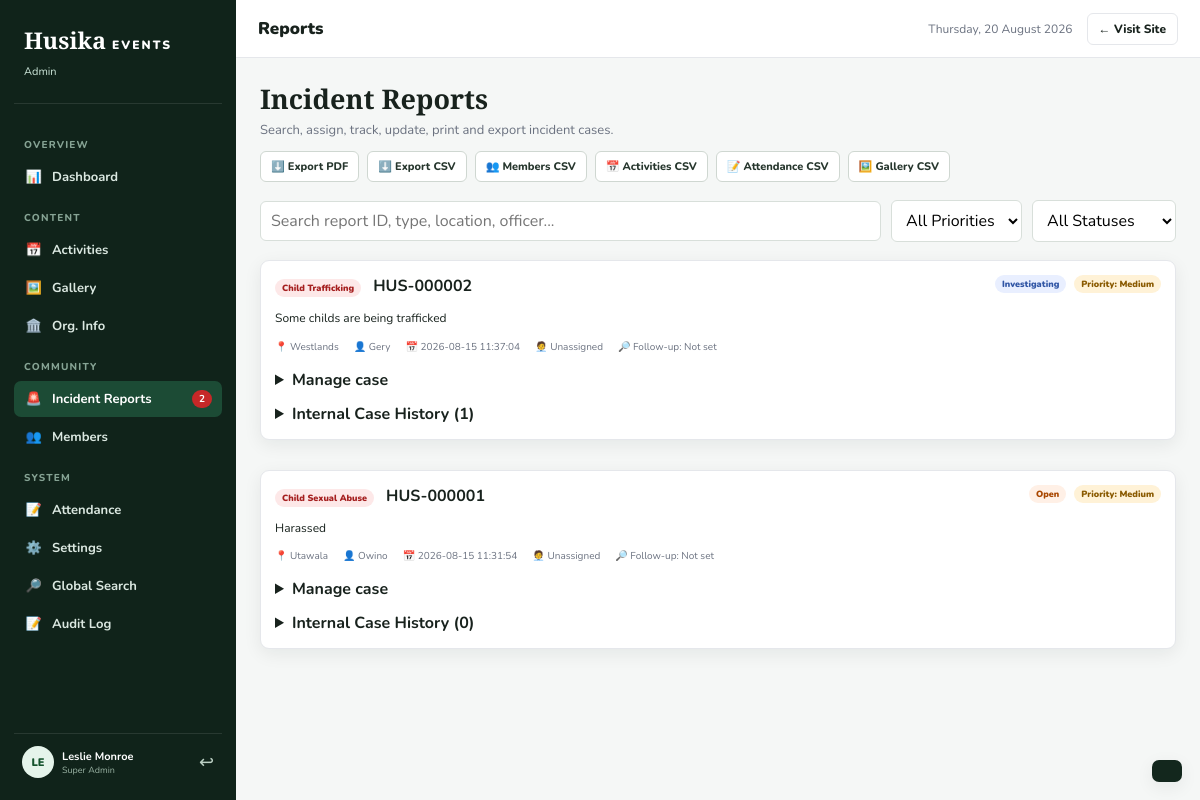
The page /admin.php?panel=reports (signed in) on the database its author committed.
### tables this page shows
CREATE TABLE reports (
            id INTEGER PRIMARY KEY AUTOINCREMENT,
            incident_type TEXT NOT NULL,
            location TEXT,
            description TEXT NOT NULL,
            reporter_name TEXT,
            phone TEXT,
            status TEXT DEFAULT 'Open',
            created_at DATETIME DEFAULT CURRENT_TIMESTAMP
        , report_number TEXT, priority TEXT DEFAULT 'Medium', assigned_officer TEXT, follow_up_date DATE, date_resolved DATETIME, admin_notes TEXT);

### admin.php (the view, shortened to what this page needs)
<?php
require_once 'database.php';
$adminName  = $_SESSION['name'] ?? 'Admin Monroe';
function e($value)
{
    return htmlspecialchars((string)$value, ENT_QUOTES, 'UTF-8');
}
try {
    $pdo->exec("CREATE TABLE IF NOT EXISTS report_history (
        id INTEGER PRIMARY KEY AUTOINCREMENT,
        report_id INTEGER NOT NULL,
        action TEXT NOT NULL,
        old_status TEXT,
        new_status TEXT,
        notes TEXT,
        changed_by INTEGER,
        created_at DATETIME DEFAULT CURRENT_TIMESTAMP
    )");
    $pdo->exec("CREATE TABLE IF NOT EXISTS attendance (
        id INTEGER PRIMARY KEY AUTOINCREMENT,
        member_id INTEGER,
        member_name TEXT NOT NULL,
        activity_id INTEGER,
        activity_title TEXT,
        attendance_date DATE NOT NULL,
        status TEXT DEFAULT 'Present',
        notes TEXT,
        created_at DATETIME DEFAULT CURRENT_TIMESTAMP
    )");
} catch (PDOException $e) {
    error_log('Husika admin migration error: ' . $e->getMessage());
}
try {
    $pdo->exec("CREATE TABLE IF NOT EXISTS site_settings (setting_key TEXT PRIMARY KEY, setting_value TEXT, updated_at DATETIME DEFAULT CURRENT_TIMESTAMP, updated_by INTEGER)");
    $pdo->exec("CREATE TABLE IF NOT EXISTS audit_log (id INTEGER PRIMARY KEY AUTOINCREMENT, admin_id INTEGER, admin_name TEXT, action TEXT NOT NULL, module TEXT, record_id INTEGER, before_value TEXT, after_value TEXT, ip_address TEXT, created_at DATETIME DEFAULT CURRENT_TIMESTAMP)");
    $pdo->exec("CREATE TABLE IF NOT EXISTS login_history (id INTEGER PRIMARY KEY AUTOINCREMENT, user_id INTEGER, email TEXT, success INTEGER DEFAULT 0, ip_address TEXT, user_agent TEXT, created_at DATETIME DEFAULT CURRENT_TIMESTAMP)");
    $pdo->exec("CREATE TABLE IF NOT EXISTS login_attempts (id INTEGER PRIMARY KEY AUTOINCREMENT, email TEXT, ip_address TEXT, attempts INTEGER DEFAULT 0, locked_until DATETIME, updated_at DATETIME DEFAULT CURRENT_TIMESTAMP)");
    $pdo->exec("CREATE TABLE IF NOT EXISTS notifications (id INTEGER PRIMARY KEY AUTOINCREMENT, user_id INTEGER, type TEXT, title TEXT, message TEXT, is_read INTEGER DEFAULT 0, created_at DATETIME DEFAULT CURRENT_TIMESTAMP)");
    $pdo->exec("CREATE TABLE IF NOT EXISTS admin_permissions (admin_id INTEGER PRIMARY KEY, permissions TEXT NOT NULL DEFAULT '{}', updated_at DATETIME DEFAULT CURRENT_TIMESTAMP)");
    $pdo->exec("CREATE TABLE IF NOT EXISTS activity_registrations (id INTEGER PRIMARY KEY AUTOINCREMENT, activity_id INTEGER NOT NULL, member_id INTEGER NOT NULL, status TEXT DEFAULT 'Registered', registered_at DATETIME DEFAULT CURRENT_TIMESTAMP, UNIQUE(activity_id, member_id))");
    $pdo->exec("CREATE TABLE IF NOT EXISTS two_factor (user_id INTEGER PRIMARY KEY, secret TEXT NOT NULL, recovery_codes TEXT, enabled_at DATETIME, updated_at DATETIME DEFAULT CURRENT_TIMESTAMP)");
    $pdo->exec("CREATE TABLE IF NOT EXISTS password_resets (id INTEGER PRIMARY KEY AUTOINCREMENT, user_id INTEGER, token_hash TEXT UNIQUE, expires_at DATETIME, used_at DATETIME, created_at DATETIME DEFAULT CURRENT_TIMESTAMP)");
    $pdo->exec("CREATE TABLE IF NOT EXISTS backup_history (id INTEGER PRIMARY KEY AUTOINCREMENT, filename TEXT, path TEXT, size INTEGER, created_by INTEGER, created_at DATETIME DEFAULT CURRENT_TIMESTAMP)");
} catch (PDOException $e) { error_log('Husika extended migration error: '.$e->getMessage()); }
$openReports = 0;
try {
    $openReports = (int)$pdo
        ->query("
            SELECT COUNT(*)
            FROM reports
            WHERE status IN ('Open', 'Under Review', 'Investigating', 'Referred')
        ")
        ->fetchColumn();
} catch (PDOException $e) {
}
$reports = [];
try {
    $stmt = $pdo->query("
        SELECT *
        FROM reports
        ORDER BY id DESC
    ");
    $reports = $stmt->fetchAll();
} catch (PDOException $e) {
    $reports = [];
}
$currentPanel = $_GET['panel'] ?? 'dashboard';
?>
<!DOCTYPE html>
<html lang="en">
<head>
    <link
        rel="stylesheet"
        href="admin.css"
    >
</head>
<body>
<aside class="sidebar" id="sidebar">
    <div class="sidebar-brand">
        <div class="brand-lock">
            <span class="brand-husika">
                Husika
            </span>
            <span class="brand-events">
                EVENTS
            </span>
        </div>
        <span class="admin-badge">
            Admin
        </span>
    </div>
    <nav class="sidebar-nav">
        <p class="nav-group-label">
            Overview
        </p>
        <a
            href="?panel=dashboard"
            class="sidebar-link <?= $currentPanel === 'dashboard' ? 'active' : '' ?>"
            data-panel="dashboard"
        >
            <span class="slink-icon">📊</span>
            Dashboard
        </a>
        <p class="nav-group-label">
            Content
        </p>
        <a
            href="?panel=activities"
            class="sidebar-link <?= $currentPanel === 'activities' ? 'active' : '' ?>"
            data-panel="activities"
        >
            <span class="slink-icon">📅</span>
            Activities
        </a>
        <a
            href="?panel=gallery"
            class="sidebar-link <?= $currentPanel === 'gallery' ? 'active' : '' ?>"
            data-panel="gallery"
        >
            <span class="slink-icon">🖼️</span>
            Gallery
        </a>
        <a
            href="?panel=about"
            class="sidebar-link <?= $currentPanel === 'about' ? 'active' : '' ?>"
            data-panel="about"
        >
            <span class="slink-icon">🏛️</span>
            Org. Info
        </a>
        <p class="nav-group-label">
            Community
        </p>
        <a
            href="?panel=reports"
            class="sidebar-link <?= $currentPanel === 'reports' ? 'active' : '' ?>"
            data-panel="reports"
        >
            <span class="slink-icon">🚨</span>
            Incident Reports
            <span class="sidebar-badge">
                <?= $openReports ?>
            </span>
        </a>
        <a
            href="?panel=members"
            class="sidebar-link <?= $currentPanel === 'members' ? 'active' : '' ?>"
            data-panel="members"
        >
            <span class="slink-icon">👥</span>
            Members
        </a>
        <p class="nav-group-label">
            System
        </p>
        <a
            href="?panel=attendance"
            class="sidebar-link <?= $currentPanel === 'attendance' ? 'active' : '' ?>"
            data-panel="attendance"
        >
            <span class="slink-icon">📝</span>
            Attendance
        </a>
        <a
            href="?panel=settings"
            class="sidebar-link <?= $currentPanel === 'settings' ? 'active' : '' ?>"
            data-panel="settings"
        >
            <span class="slink-icon">⚙️</span>
            Settings
        </a>
        <a href="?panel=search" class="sidebar-link <?= $currentPanel === 'search' ? 'active' : '' ?>"><span class="slink-icon">🔎</span> Global Search</a>
        <a href="?panel=audit" class="sidebar-link <?= $currentPanel === 'audit' ? 'active' : '' ?>"><span class="slink-icon">📝</span> Audit Log</a>
    </nav>
    <div class="sidebar-user">
        <div class="user-avatar">
            <?= strtoupper(substr($adminName, 0, 2)) ?>
        </div>
        <div class="user-info">
            <strong>
                <?= e($adminName) ?>
            </strong>
            <span>
                Super Admin
            </span>
        </div>
        <a
            href="?logout=1"
            class="logout-btn"
            title="Logout"
        >
            ↩
        </a>
    </div>
</aside>
<main class="main" id="main">
    <header class="topbar-admin">
        <div
            class="topbar-title"
            id="topbar-title"
        >
            <?= ucfirst(str_replace('-', ' ', $currentPanel)) ?>
        </div>
        <div class="topbar-right">
            <span
                class="topbar-date"
                id="topbar-date"
            ></span>
            <a
                href="index.php"
                class="btn-visit"
            >
                ← Visit Site
            </a>
        </div>
    </header>
    <section class="panel <?= $currentPanel === 'reports' ? 'active' : '' ?>" id="panel-reports">
        <div class="panel-head between">
            <div>
                <h1>Incident Reports</h1>
                <p>Search, assign, track, update, print and export incident cases.</p>
                <div style="display:flex;flex-wrap:wrap;gap:8px;margin-top:12px;">
                    <a class="btn btn--outline-dark btn--sm" href="?panel=reports&export=reports_pdf">⬇️ Export PDF</a>
                    <a class="btn btn--outline-dark btn--sm" href="?panel=reports&export=reports_csv">⬇️ Export CSV</a>
                    <a class="btn btn--outline-dark btn--sm" href="?panel=reports&export=members_csv">👥 Members CSV</a>
                    <a class="btn btn--outline-dark btn--sm" href="?panel=reports&export=activities_csv">📅 Activities CSV</a>
                    <a class="btn btn--outline-dark btn--sm" href="?panel=reports&export=attendance_csv">📝 Attendance CSV</a>
                    <a class="btn btn--outline-dark btn--sm" href="?panel=reports&export=gallery_csv">🖼️ Gallery CSV</a>
                </div>
            </div>
        </div>
        <div class="filter-row" style="display:flex;gap:10px;flex-wrap:wrap;margin:18px 0;">
            <input id="reportSearch" type="search" placeholder="Search report ID, type, location, officer..." oninput="filterReports()" style="flex:1;min-width:240px;">
            <select id="reportPriorityFilter" onchange="filterReports()">
                <option value="">All Priorities</option><option>Low</option><option>Medium</option><option>High</option><option>Critical</option>
            </select>
            <select id="reportStatusFilter" onchange="filterReports()">
                <option value="">All Statuses</option><option>Open</option><option>Under Review</option><option>Investigating</option><option>Referred</option><option>Resolved</option><option>Closed</option>
            </select>
        </div>
        <div class="reports-list" id="reportsList">
        <?php foreach ($reports as $report): ?>
            <?php
                $reportNumber = $report['report_number'] ?? ('HUS-' . str_pad((string)$report['id'], 6, '0', STR_PAD_LEFT));
                $priority = $report['priority'] ?? 'Medium';
                $status = $report['status'] ?? 'Open';
                $historyStmt = $pdo->prepare("SELECT h.*, u.name AS changed_by_name FROM report_history h LEFT JOIN users u ON u.id = h.changed_by WHERE h.report_id = ? ORDER BY h.id DESC LIMIT 20");
                $historyStmt->execute([(int)$report['id']]);
                $history = $historyStmt->fetchAll();
            ?>
            <div class="report-card" data-report-id="<?= (int)$report['id'] ?>" data-report-search="<?= e(strtolower($reportNumber.' '.$report['incident_type'].' '.$report['location'].' '.$report['assigned_officer'])) ?>" data-priority="<?= e($priority) ?>" data-status="<?= e($status) ?>" style="margin-bottom:18px;">
                <div class="report-card-head">
                    <div>
                        <span class="tag tag--red"><?= e($report['incident_type']) ?></span>
                        <strong style="margin-left:8px;"><?= e($reportNumber) ?></strong>
                    </div>
                    <div style="display:flex;gap:8px;align-items:center;flex-wrap:wrap;">
                        <span class="status status--<?= strtolower(str_replace(' ', '-', e($status))) ?>"><?= e($status) ?></span>
                        <span class="tag <?= $priority === 'Critical' || $priority === 'High' ? 'tag--red' : ($priority === 'Low' ? 'tag--green' : 'tag--gold') ?>">Priority: <?= e($priority) ?></span>
                    </div>
                </div>
                <p class="report-desc"><?= e($report['description']) ?></p>
                <div class="report-meta" style="display:flex;gap:15px;flex-wrap:wrap;">
                    <span>📍 <?= e($report['location'] ?: 'Not provided') ?></span>
                    <span>👤 <?= e($report['reporter_name'] ?: 'Anonymous') ?></span>
                    <span>📅 <?= e($report['created_at']) ?></span>
                    <span>🧑‍💼 <?= e($report['assigned_officer'] ?: 'Unassigned') ?></span>
                    <span>🔎 Follow-up: <?= e($report['follow_up_date'] ?: 'Not set') ?></span>
                </div>
                <details style="margin-top:15px;">
                    <summary><strong>Manage case</strong></summary>
                </details>
                <details style="margin-top:12px;">
                    <summary><strong>Internal Case History (<?= count($history) ?>)</strong></summary>
                </details>
            </div>
        <?php endforeach; ?>
        </div>
    </section>
</main>
<div
    class="toast"
    id="toast"
></div>
</body>
</html>

### rows shown on the page
reports: incident_type "Child Trafficking", report_number "HUS-000002", status "Investigating", priority "Medium", description "Some childs are being trafficked", location "Westlands", reporter_name "Gery", created_at "2026-08-15 11:37:04", assigned_officer "Unassigned", follow_up_date "Not set", count($history) "1"
reports: incident_type "Child Sexual Abuse", report_number "HUS-000001", status "Open", priority "Medium", description "Harassed", location "Utawala", reporter_name "Owino", created_at "2026-08-15 11:31:54", assigned_officer "Unassigned", follow_up_date "Not set", count($history) "0"

### other values the page prints
$openReports "2"
substr($adminName, 0, 2) "LE"
$adminName "Leslie Monroe"
str_replace('-', ' ', $currentPanel) "Reports"
